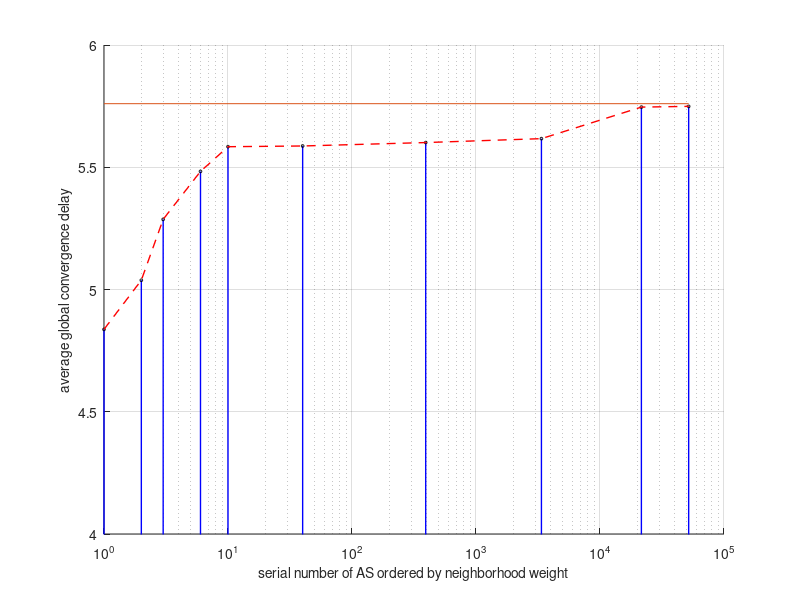

This chart was generated by the following MATLAB code:
lineWidth = 1;
markerSize=2;
labelTestSize = 10;
legendTextSize = 25;
boxRatioTextSize = 10;


% x=[2	3	10	162 1253    12559	729021	7974986	11416247	23124464];
% y=[6.749	6.749	6.746   6.74   6.66	6.617	6.587	6.553	6.287	5.837]
x=[1	2	3	6	10	40	393	3370	21565	51895]
y=[5.837	6.038   6.287	6.483	6.584	6.587	6.601	6.617	6.746	6.749]
y=y-1
figure(1);
hold on;


a1 = stem(x, y,'o-k','LineWidth',lineWidth,'color','b');
a2 = plot(x, y,'--','LineWidth',lineWidth,'color','r');
a3=line([1,51895],[5.76,5.76]);
xhand = xlabel('serial number of AS ordered by neighborhood weight', 'Interpreter','tex');
%xlabel('\textit{neighborhood weight}', 'Interpreter','LaTex');
yhand = ylabel('average global convergence delay');
set(a1, 'MarkerSize', markerSize);
set(gca, 'XScale','log');
set(gca,'fontsize',boxRatioTextSize)
set(xhand, 'FontSize', labelTestSize);
set(yhand, 'FontSize', labelTestSize);
ylim([4,6]);
grid on;
hold off;
